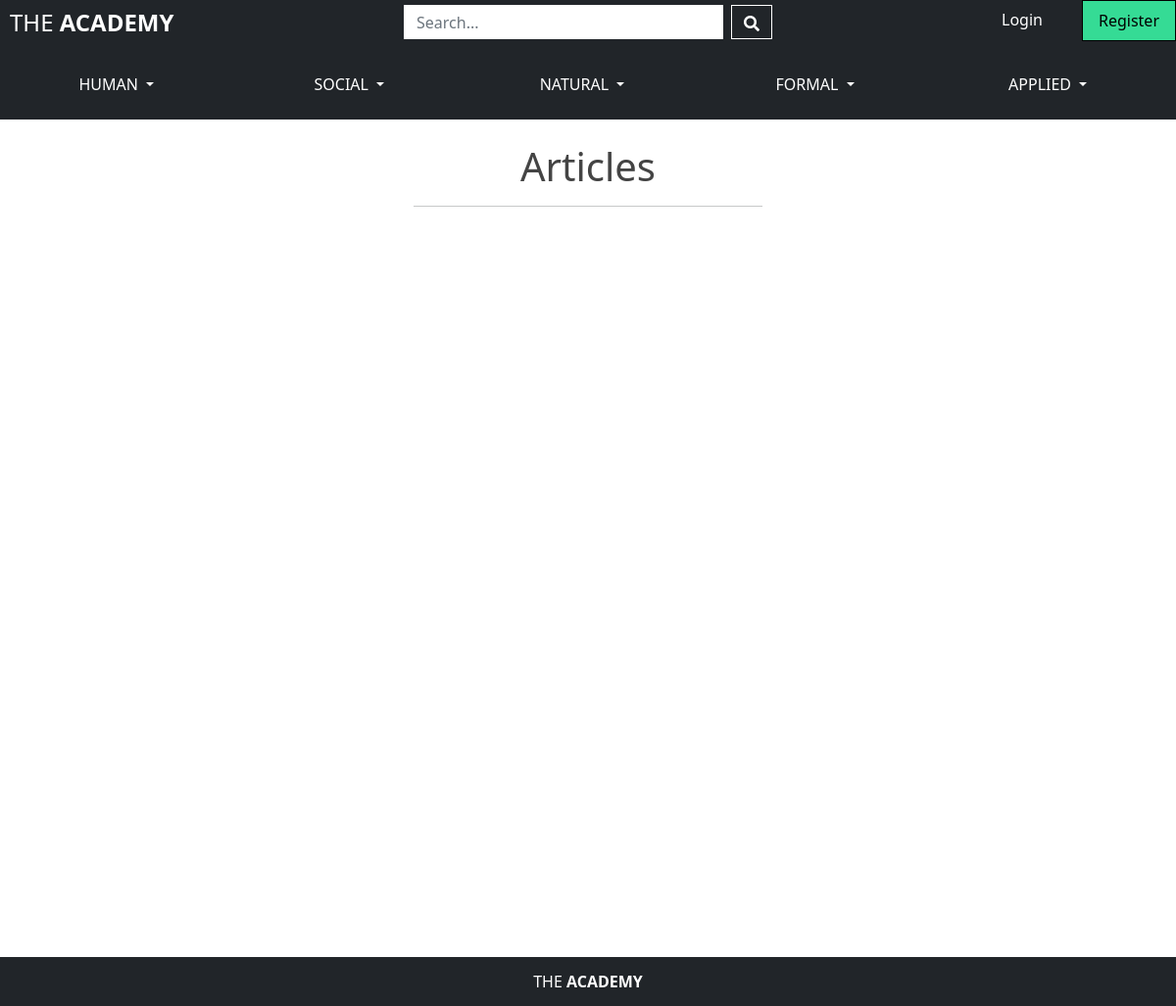
/articles/, run on an earlier commit of the app's database.
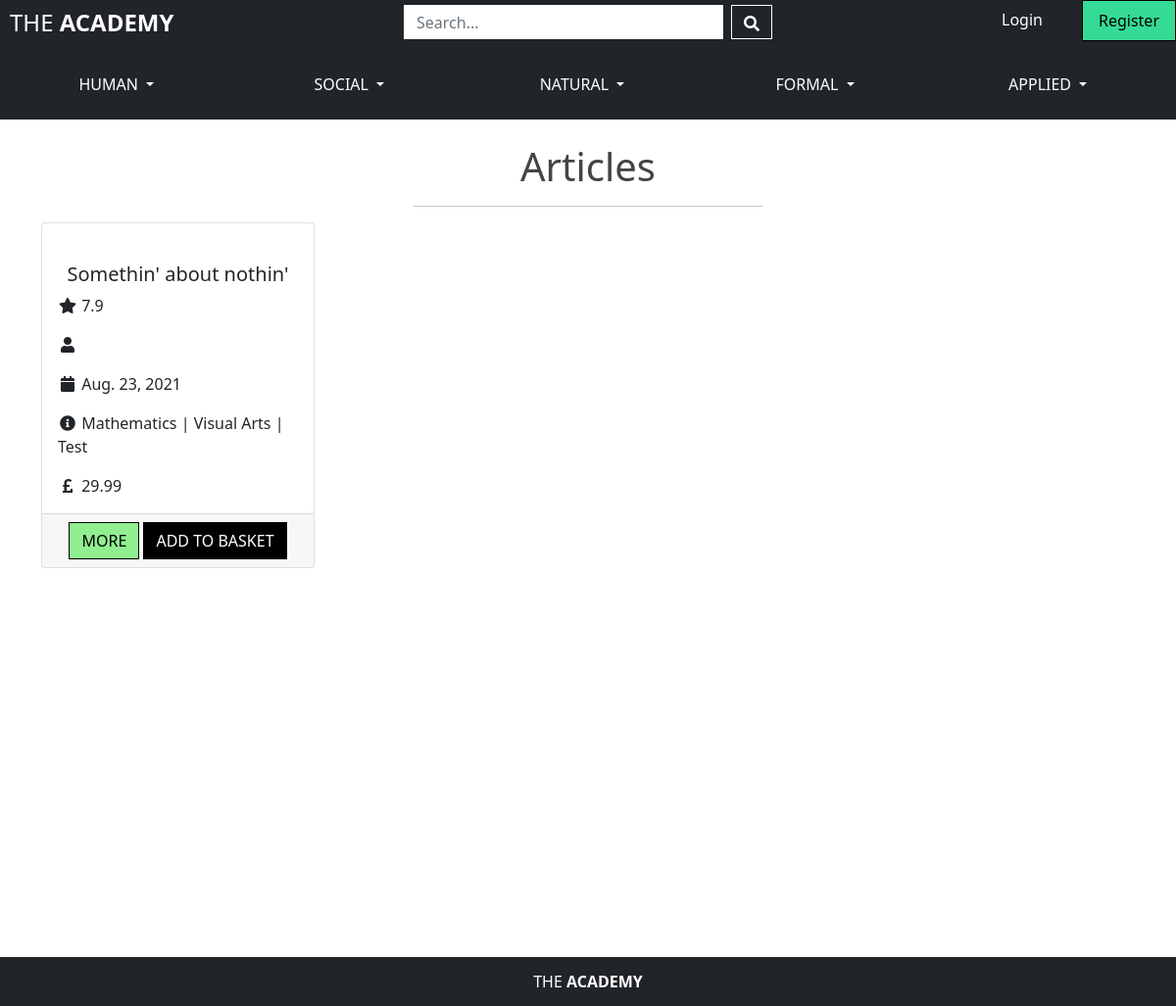
And on a later commit of the database.
### articles/models.py (models this page shows, shortened)
class Article(models.Model):
    title = models.CharField(max_length=200)
    subjects = models.ManyToManyField(Subject)
    article = models.FileField(upload_to='uploads/')
    date = models.DateField()
    summary = models.TextField()
    rating = models.DecimalField(max_digits=5, decimal_places=1, blank=True)
    price = models.DecimalField(max_digits=6, decimal_places=2, blank=True)
    image_url = models.URLField(blank=True)
    image = models.ImageField(blank=True)
    class Meta:
        ordering = ['title']

class Subject(models.Model):
    subject = models.CharField(max_length=200, null=False, blank=False)
    friendly_name = models.CharField(max_length=200, blank=True)
    class ScienceArea(models.TextChoices):
        HUMAN = 'HU', _('Human')
        SOCIAL = 'SO', _('Social')
        NATURAL = 'NA', _('Natural')
        FORMAL = 'FO', _('Formal')
        APPLIED = 'AP', _('Applied')
    science = models.CharField(
        max_length=2,
        choices=ScienceArea.choices,
        blank=False,
    )
    def __str__(self):
        return self.subject

### articles/views.py (the view, shortened to what this page needs)
# urls.py: path('', views.all_articles, name='articles'),
def all_articles(request):
    articles = Article.objects.all()
    query = None
    context = {
        'articles': articles,
        'search_term': query,
    }
    return render(request, 'articles/articles.html', context)

### articles/templates/articles/articles.html (shortened to what this page needs)
{% extends "base.html" %}
{% load static %}
{% block page_header %}
<div class="container">
    <div class="row">
        <div class="col-4 offset-4">
            <h1 id="header" class="center mt-4">Articles</h1>
            <hr>
        </div>
    </div>
</div>
{% endblock %}
{% block content %}
    <div id="main-content" class="container">
        <div class="row">
            <div class="col">
                {% for article in articles %}
                    <div class="card col-sm-6 col-md-6 col-lg-4 col-xl-3">
                        {% if article.image %}
                            <a href="{% url 'article_detail' article.id %}">
                                <img class="card-img-top" src="{{ article.image.url }}"  alt="{{ article.name }}">
                            </a>
                        {% else %}
                            <a href="{% url 'article_detail' article.id %}">
                            </a>
                        {% endif %}
                        <div class="card-body">
                            <h5 class="card-title center">{{ article.title }}</h5>
                            <p class="card-text"><i class="fas fa-star fa-fw"></i>
                                {% if article.rating %}
                                     {{ article.rating }}
                                {% else %}
                                     No Rating
                                {% endif %}
                            </p>
                            <p><i class="fas fa-user fa-fw"></i>
                            </p>
                            <p class="card-text"><i class="fas fa-calendar fa-fw"></i> {{ article.date }}</p>
                            <p><i class="fas fa-info-circle fa-fw"></i>
                                {% for subject in article.subjects.all %}
                                    {% if forloop.counter > 1 %}
                                    |
                                    {% endif %}
                                    <span href="#" class="card-text">{{ subject }}</span>
                                {% endfor %}
                            </p>
                            <p class="card-text"><i class="fas fa-pound-sign fa-fw"></i> {{ article.price}}</p>
                        </div>
                        <div class="card-footer center">
                            <a id="more-button" href="{% url 'article_detail' article.id %}" class="btn">MORE</a>
                            <a id="buy-button" href="{% url 'article_detail' article.id %}" class="btn">ADD TO BASKET</a>
                        </div>
                    </div>
                {% endfor %}
            </div>
        </div>
    </div>
{% endblock %}

What changed in the data, as far as the page shows it:
added Article: title "Somethin' about nothin'", rating "7.9", date "Aug. 23, 2021", price "29.99"
added Subject: subject "Mathematics"
added Subject: subject "Visual Arts"
added Subject: subject "Test"
